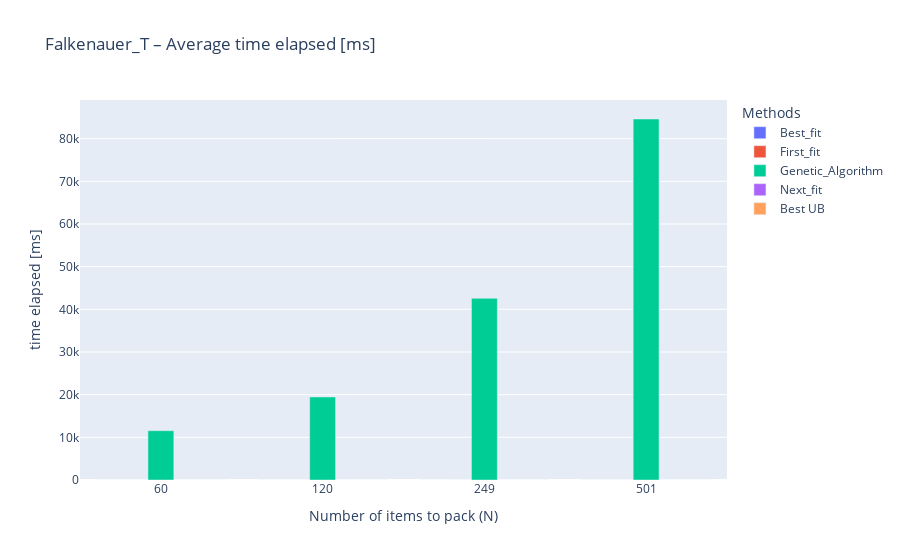

Notebook source saved alongside this figure:
### Code cell
plot_category_metric_by_n('Falkenauer_T', 'ELAPSED_TIME_MS')

### Figure 1 — Plotly figure (JSON) as saved in the notebook; plotly's stock layout.template omitted (floating-point values rounded to 4 significant figures)
{"data": [{"alignmentgroup": "True", "hovertemplate": "METHOD_NAME=Best_fit<br>N=%{x}<br>ELAPSED_TIME_MS=%{y}<extra></extra>", "legendgroup": "Best_fit", "marker": {"color": "#636efa", "pattern": {"shape": ""}}, "name": "Best_fit", "offsetgroup": "Best_fit", "orientation": "v", "showlegend": true, "textposition": "auto", "type": "bar", "x": ["60", "120", "249", "501"], "xaxis": "x", "y": [0.09, 0.26, 1, 3.17], "yaxis": "y"}, {"alignmentgroup": "True", "hovertemplate": "METHOD_NAME=First_fit<br>N=%{x}<br>ELAPSED_TIME_MS=%{y}<extra></extra>", "legendgroup": "First_fit", "marker": {"color": "#EF553B", "pattern": {"shape": ""}}, "name": "First_fit", "offsetgroup": "First_fit", "orientation": "v", "showlegend": true, "textposition": "auto", "type": "bar", "x": ["60", "120", "249", "501"], "xaxis": "x", "y": [0.1, 0.49, 1.34, 4.79], "yaxis": "y"}, {"alignmentgroup": "True", "hovertemplate": "METHOD_NAME=Genetic_Algorithm<br>N=%{x}<br>ELAPSED_TIME_MS=%{y}<extra></extra>", "legendgroup": "Genetic_Algorithm", "marker": {"color": "#00cc96", "pattern": {"shape": ""}}, "name": "Genetic_Algorithm", "offsetgroup": "Genetic_Algorithm", "orientation": "v", "showlegend": true, "textposition": "auto", "type": "bar", "x": ["60", "120", "249", "501"], "xaxis": "x", "y": [11560.0, 19470.0, 42590.0, 84610.0], "yaxis": "y"}, {"alignmentgroup": "True", "hovertemplate": "METHOD_NAME=Next_fit<br>N=%{x}<br>ELAPSED_TIME_MS=%{y}<extra></extra>", "legendgroup": "Next_fit", "marker": {"color": "#ab63fa", "pattern": {"shape": ""}}, "name": "Next_fit", "offsetgroup": "Next_fit", "orientation": "v", "showlegend": true, "textposition": "auto", "type": "bar", "x": ["60", "120", "249", "501"], "xaxis": "x", "y": [0.04, 0.02, 0.03, 0.08], "yaxis": "y"}, {"alignmentgroup": "True", "hovertemplate": "METHOD_NAME=Best UB<br>N=%{x}<br>ELAPSED_TIME_MS=%{y}<extra></extra>", "legendgroup": "Best UB", "marker": {"color": "#FFA15A", "pattern": {"shape": ""}}, "name": "Best UB", "offsetgroup": "Best UB", "orientation": "v", "showlegend": true, "textposition": "auto", "type": "bar", "x": ["60", "120", "249", "501"], "xaxis": "x", "y": [0, 0, 0, 0], "yaxis": "y"}], "layout": {"autosize": true, "barmode": "group", "legend": {"title": {"text": "Methods"}, "tracegroupgap": 0}, "title": {"text": "Falkenauer_T – Average time elapsed [ms]"}, "xaxis": {"anchor": "y", "autorange": true, "domain": [0, 1], "range": [-0.5, 3.5], "title": {"text": "Number of items to pack (N)"}, "type": "category"}, "yaxis": {"anchor": "x", "autorange": true, "domain": [0, 1], "range": [0, 89060.0], "title": {"text": "time elapsed [ms]"}, "type": "linear"}}}
